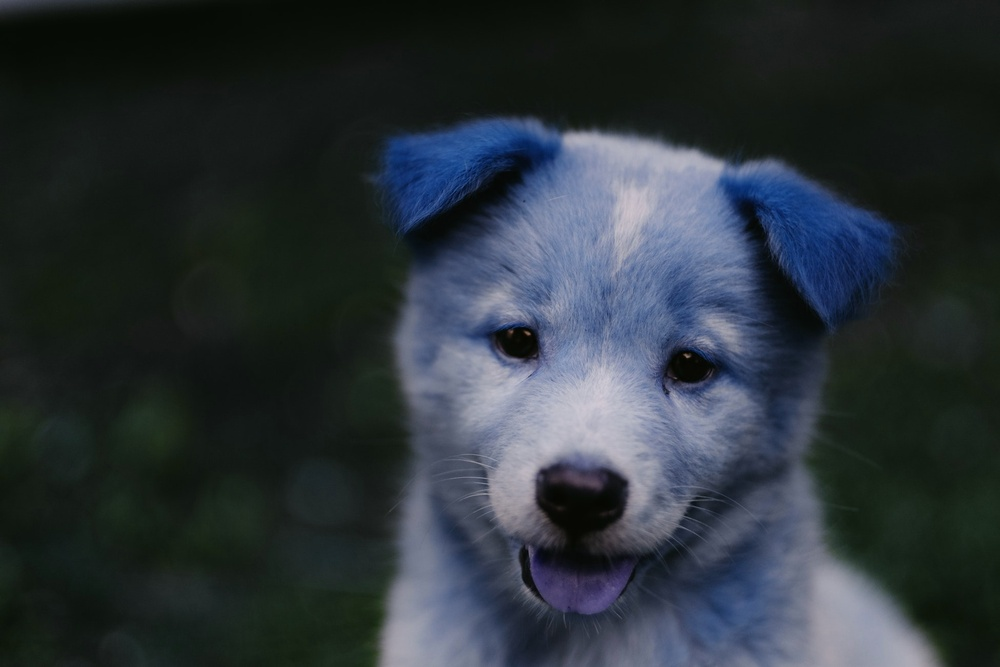
#> input picture fixed_img.jpg, 1000 x 667 px, shrunk from 1950 x 1300 before the run, given in place of the camera
$ jupyter execute 'Project 1 Using Canny.ipynb'
#> lines starting #> are read from the running program, lines starting #| are printed output that depends on the picture; after the words box and inside, x2 and y2 are one past the last pixel; in counts of white or black regions, pixels touching at a corner belong together
[cell 1]
import numpy as np
import matplotlib.pyplot as plt
import cv2 as cv

[cell 2]
def sketch(img):
    gimg = cv.cvtColor(img,cv.COLOR_BGR2GRAY)

    cannyf = cv.Canny(gimg,50,200)

    ret,thr = cv.threshold(cannyf,100,200,cv.THRESH_BINARY_INV)

    return thr

[cell 3]
cap = cv.VideoCapture(0)

while True:
    ret,frame = cap.read()
#> frame is the input picture: shape (667, 1000, 3); mean B, G, R 57.4, 51.7, 43.7

    gframe = cv.cvtColor(frame,cv.COLOR_BGR2GRAY)
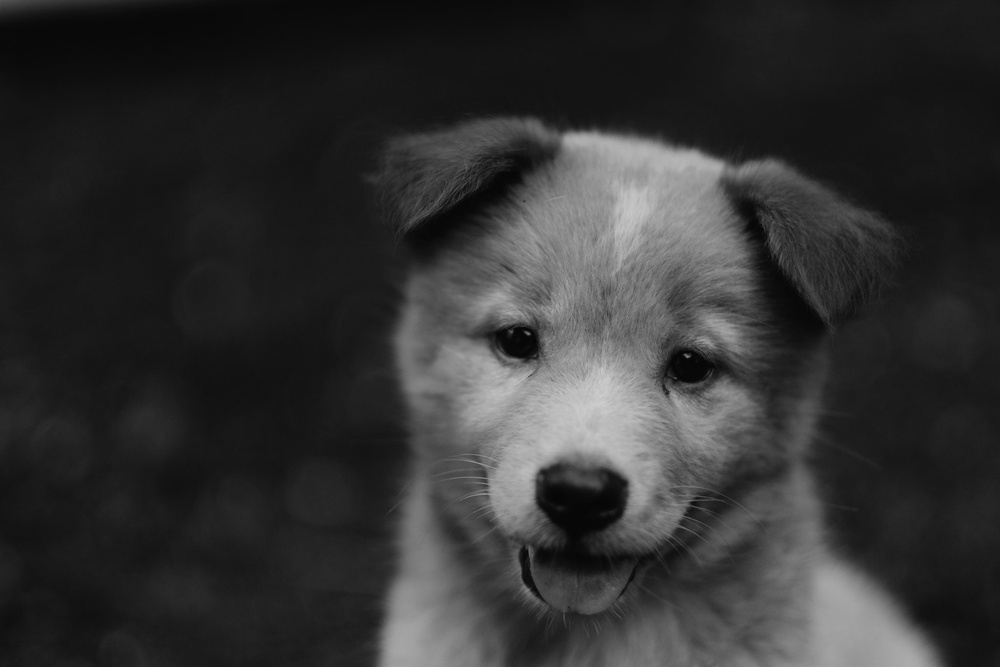
#> gframe: shape (667, 1000); min 2, max 206, mean 50
    cframe = cv.Canny(gframe,50,255)
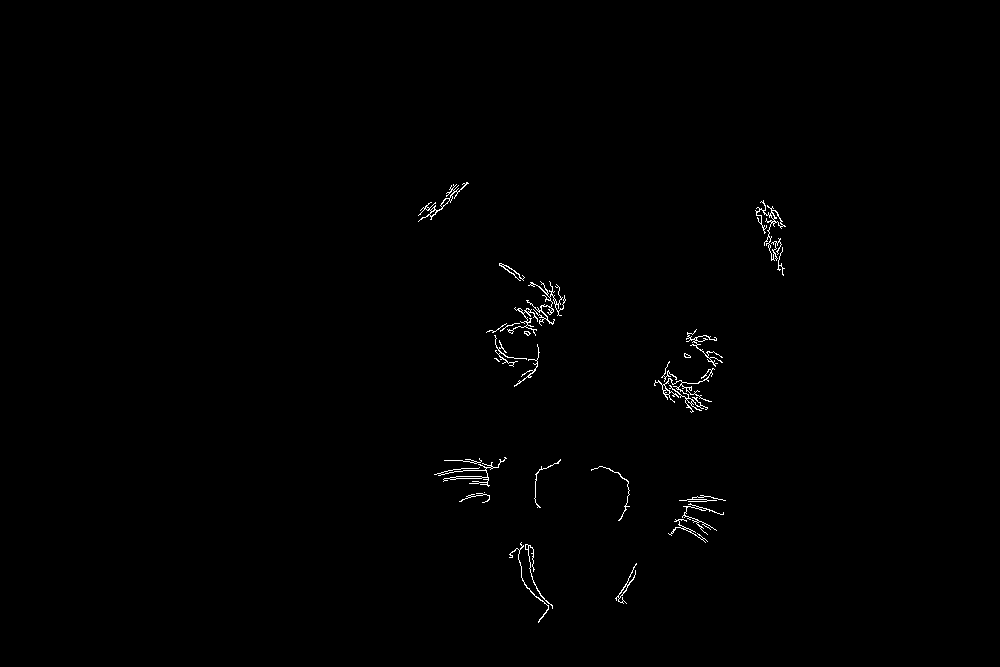
#> cframe: shape (667, 1000); 0.51% white in thin lines or dots, all inside (x1, y1, x2, y2) = (418, 182, 786, 623)
    ret,final = cv.threshold(cframe,127,255,cv.THRESH_BINARY_INV)
    cv.imshow('Sketchyyyy!!!',final)

    if cv.waitKey(1) & 0xff == ord('q'):
#> (key q is pressed here)
        break

cap.release()
cv.destroyAllWindows()
